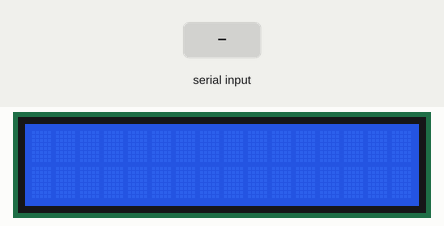
The sketch below on a simulated Arduino Uno, built with avr-gcc and run on an emulated ATmega328P. On the bench: 16×2 character LCD. The test bench sets the inputs (shaded band). What the sketch prints to the serial monitor is not drawn.

Above: at 1.2 s.
1.3 s: "1\n" received over Serial
At 2.9 s:
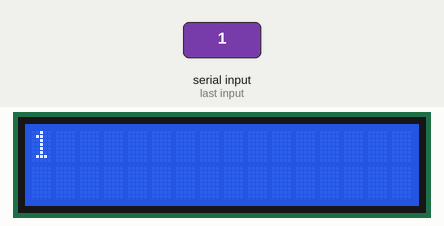
3.8 s: "0\n" received over Serial
At 6.0 s:
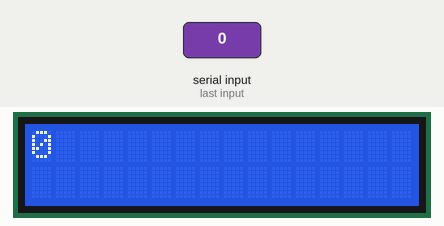
6.3 s: "2\n" received over Serial
At 7.9 s:
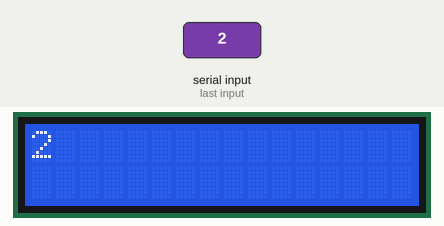
Timing chart, 0 to 9.4 s (numbered marks = the images above; inputs shaded):
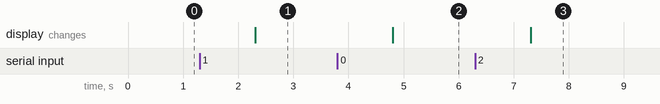

Measured:
- after the input at 1.3 s, the display: changes after 1.0 s (image 1)
- after the input at 3.8 s, the display: changes after 1.0 s (image 2)
- after the input at 6.3 s, the display: changes after 1.0 s (image 3)

The sketch:

monitoring.ino
```cpp
#include <Wire.h>
#include <LiquidCrystal_I2C.h>

LiquidCrystal_I2C lcd(0x27, 16, 2);

void setup() {
  Serial.begin(9600);  // Ubah baud rate ke 9600
  lcd.init();
  lcd.backlight();
}

void loop() {
  if (Serial.available()) {
    String line1 = Serial.readStringUntil('\n');
    String line2 = Serial.readStringUntil('\n');

    Serial.print("Received Line 1: ");
    Serial.println(line1);
    Serial.print("Received Line 2: ");
    Serial.println(line2);

    lcd.clear();
    lcd.setCursor(0, 0);  // Baris 1
    lcd.print(line1);
    lcd.setCursor(0, 1);  // Baris 2
    lcd.print(line2);
  }
}
```
